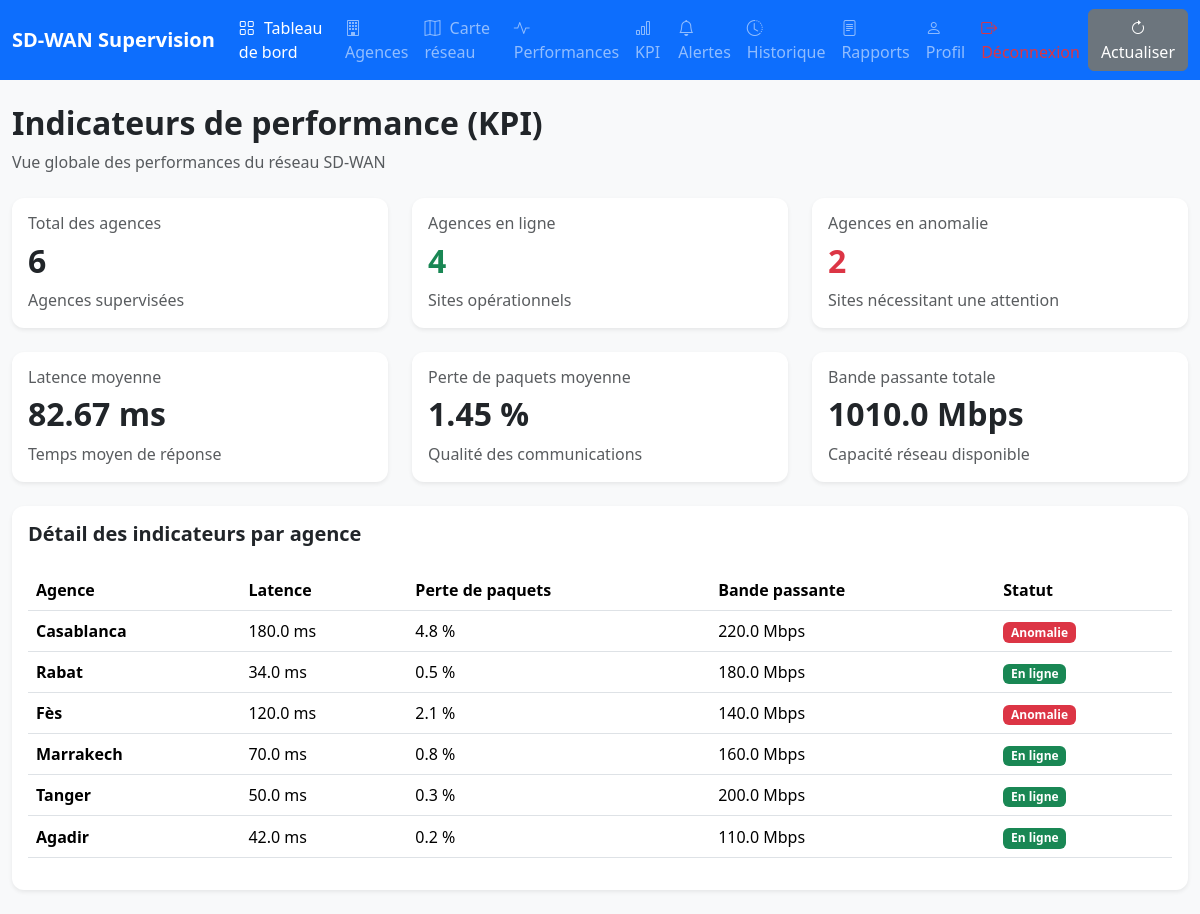
Page /kpi/ on the committed database.
### dashboard/models.py (models this page shows, shortened)
class Agence(models.Model):
    nom = models.CharField(max_length=100)
    ville = models.CharField(max_length=100)
    latitude = models.FloatField(default=0.0)
    longitude = models.FloatField(default=0.0)
    latence = models.FloatField(default=0.0)
    perte_paquets = models.FloatField(default=0.0)
    bande_passante = models.FloatField(default=0.0)
    statut = models.CharField(max_length=20, choices=[('en ligne', 'En ligne'), ('hors ligne', 'Hors ligne'), ('anomalie', 'Anomalie')], default='en ligne')

### dashboard/views.py (the view)
# urls.py: path('kpi/', views.kpi, name='kpi'),
def kpi(request):
    agences = Agence.objects.all()
    moyenne_latence = agences.aggregate(
        moyenne=Avg("latence")
    )["moyenne"] or 0
    moyenne_perte = agences.aggregate(
        moyenne=Avg("perte_paquets")
    )["moyenne"] or 0
    total_bande_passante = agences.aggregate(
        total=Sum("bande_passante")
    )["total"] or 0
    total_agences = agences.count()
    agences_en_ligne = agences.filter(
        statut="En ligne"
    ).count()
    agences_anomalie = agences.exclude(
        statut="En ligne"
    ).count()
    return render(
        request,
        "kpi.html",
        {
            "agences": agences,
            "total_agences": total_agences,
            "agences_en_ligne": agences_en_ligne,
            "agences_anomalie": agences_anomalie,
            "moyenne_latence": round(moyenne_latence, 2),
            "moyenne_perte": round(moyenne_perte, 2),
            "total_bande_passante": round(total_bande_passante, 2),
        }
    )

### templates/kpi.html (shortened to what this page needs)
{% extends 'base/base.html' %}
{% block content %}
<div class="container-fluid py-4">
    <div class="mb-4">
        <h2 class="fw-bold">Indicateurs de performance (KPI)</h2>
        <p class="text-muted mb-0">
            Vue globale des performances du réseau SD-WAN
        </p>
    </div>
    <div class="row g-4 mb-4">
        <div class="col-md-4">
            <div class="card border-0 shadow-sm h-100">
                <div class="card-body">
                    <h6 class="text-muted">Total des agences</h6>
                    <h2 class="fw-bold">{{ total_agences }}</h2>
                    <p class="text-muted mb-0">
                        Agences supervisées
                    </p>
                </div>
            </div>
        </div>
        <div class="col-md-4">
            <div class="card border-0 shadow-sm h-100">
                <div class="card-body">
                    <h6 class="text-muted">Agences en ligne</h6>
                    <h2 class="fw-bold text-success">
                        {{ agences_en_ligne }}
                    </h2>
                    <p class="text-muted mb-0">
                        Sites opérationnels
                    </p>
                </div>
            </div>
        </div>
        <div class="col-md-4">
            <div class="card border-0 shadow-sm h-100">
                <div class="card-body">
                    <h6 class="text-muted">Agences en anomalie</h6>
                    <h2 class="fw-bold text-danger">
                        {{ agences_anomalie }}
                    </h2>
                    <p class="text-muted mb-0">
                        Sites nécessitant une attention
                    </p>
                </div>
            </div>
        </div>
    </div>
    <div class="row g-4 mb-4">
        <div class="col-md-4">
            <div class="card border-0 shadow-sm h-100">
                <div class="card-body">
                    <h6 class="text-muted">Latence moyenne</h6>
                    <h2 class="fw-bold">
                        {{ moyenne_latence }} ms
                    </h2>
                    <p class="text-muted mb-0">
                        Temps moyen de réponse
                    </p>
                </div>
            </div>
        </div>
        <div class="col-md-4">
            <div class="card border-0 shadow-sm h-100">
                <div class="card-body">
                    <h6 class="text-muted">Perte de paquets moyenne</h6>
                    <h2 class="fw-bold">
                        {{ moyenne_perte }} %
                    </h2>
                    <p class="text-muted mb-0">
                        Qualité des communications
                    </p>
                </div>
            </div>
        </div>
        <div class="col-md-4">
            <div class="card border-0 shadow-sm h-100">
                <div class="card-body">
                    <h6 class="text-muted">Bande passante totale</h6>
                    <h2 class="fw-bold">
                        {{ total_bande_passante }} Mbps
                    </h2>
                    <p class="text-muted mb-0">
                        Capacité réseau disponible
                    </p>
                </div>
            </div>
        </div>
    </div>
    <div class="card border-0 shadow-sm">
        <div class="card-body">
            <h5 class="fw-bold mb-4">
                Détail des indicateurs par agence
            </h5>
            <div class="table-responsive">
                <table class="table table-hover align-middle">
                    <thead>
                        <tr>
                            <th>Agence</th>
                            <th>Latence</th>
                            <th>Perte de paquets</th>
                            <th>Bande passante</th>
                            <th>Statut</th>
                        </tr>
                    </thead>
                    <tbody>
                        {% for agence in agences %}
                        <tr>
                            <td class="fw-semibold">
                                {{ agence.nom }}
                            </td>
                            <td>
                                {{ agence.latence }} ms
                            </td>
                            <td>
                                {{ agence.perte_paquets }} %
                            </td>
                            <td>
                                {{ agence.bande_passante }} Mbps
                            </td>
                            <td>
                                {% if agence.statut == "En ligne" %}
                                    <span class="badge bg-success">
                                        En ligne
                                    </span>
                                {% else %}
                                    <span class="badge bg-danger">
                                        Anomalie
                                    </span>
                                {% endif %}
                            </td>
                        </tr>
                        {% endfor %}
                    </tbody>
                </table>
            </div>
        </div>
    </div>
</div>
{% endblock %}

### templates/base/base.html (style rules this page uses)
body { min-height: 100vh; background-color: #f8f9fa; }
.card { border-radius: 12px; }

### rows in the picture
Agence: nom "Casablanca", latence "180.0", perte_paquets "4.8", bande_passante "220.0", statut "Anomalie"
Agence: nom "Rabat", latence "34.0", perte_paquets "0.5", bande_passante "180.0", statut "En ligne"
Agence: nom "Fès", latence "120.0", perte_paquets "2.1", bande_passante "140.0", statut "Anomalie"
Agence: nom "Marrakech", latence "70.0", perte_paquets "0.8", bande_passante "160.0", statut "En ligne"
Agence: nom "Tanger", latence "50.0", perte_paquets "0.3", bande_passante "200.0", statut "En ligne"
Agence: nom "Agadir", latence "42.0", perte_paquets "0.2", bande_passante "110.0", statut "En ligne"

### other values in the picture
{{ total_agences }} "6"
{{ agences_en_ligne }} "4"
{{ agences_anomalie }} "2"
{{ moyenne_latence }} "82.67"
{{ moyenne_perte }} "1.45"
{{ total_bande_passante }} "1010.0"
